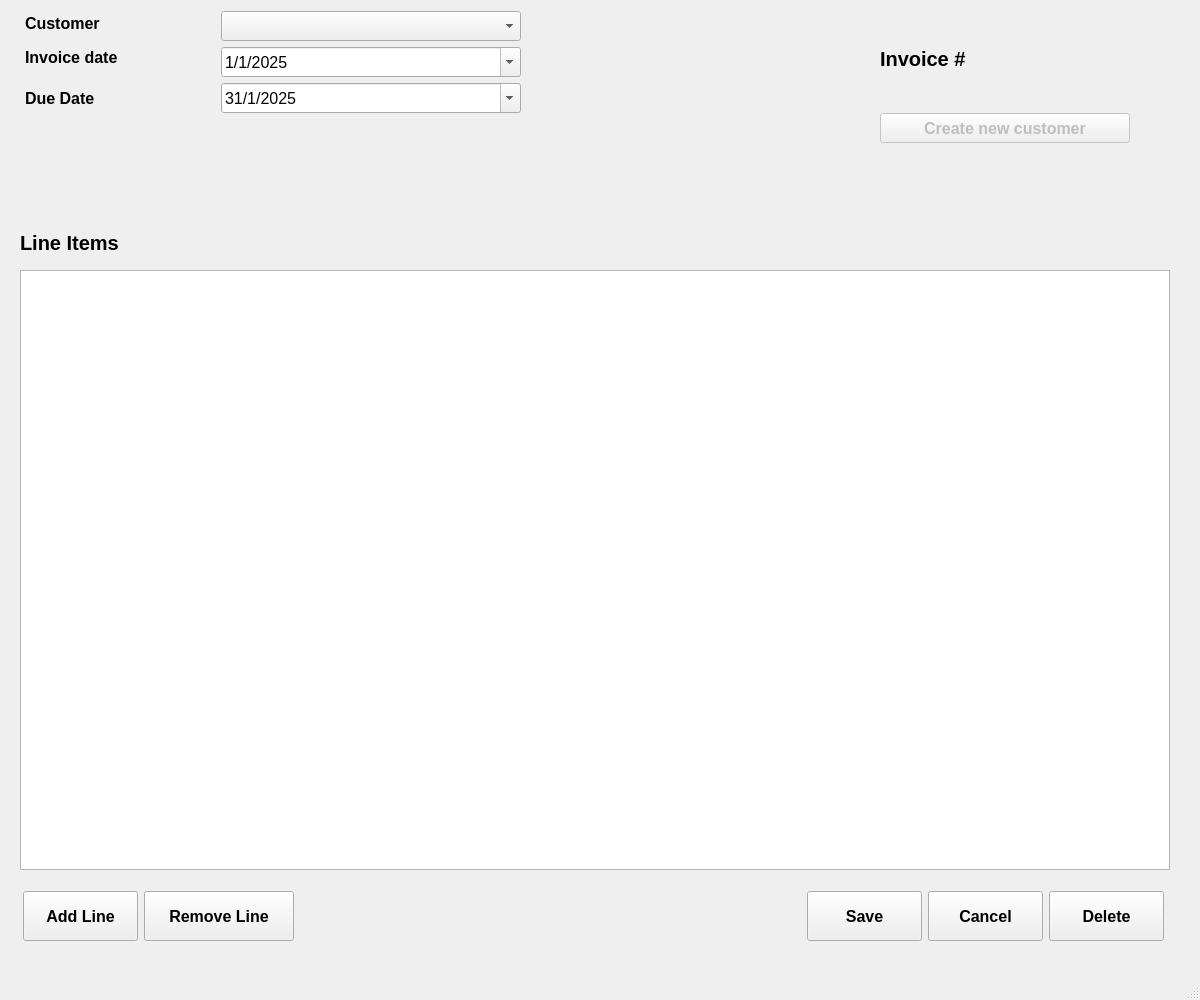
<?xml version="1.0" encoding="UTF-8"?>
<ui version="4.0">
 <class>invoiceView</class>
 <widget class="QMainWindow" name="invoiceView">
  <property name="geometry">
   <rect>
    <x>0</x>
    <y>0</y>
    <width>1200</width>
    <height>1000</height>
   </rect>
  </property>
  <property name="minimumSize">
   <size>
    <width>1200</width>
    <height>1000</height>
   </size>
  </property>
  <property name="maximumSize">
   <size>
    <width>1200</width>
    <height>1000</height>
   </size>
  </property>
  <property name="windowTitle">
   <string>MainWindow</string>
  </property>
  <widget class="QWidget" name="centralwidget">
   <widget class="QTableView" name="invoice_lines_table_view">
    <property name="geometry">
     <rect>
      <x>20</x>
      <y>270</y>
      <width>1150</width>
      <height>600</height>
     </rect>
    </property>
    <property name="sizePolicy">
     <sizepolicy hsizetype="Expanding" vsizetype="Expanding">
      <horstretch>0</horstretch>
      <verstretch>0</verstretch>
     </sizepolicy>
    </property>
    <property name="minimumSize">
     <size>
      <width>1150</width>
      <height>600</height>
     </size>
    </property>
    <property name="maximumSize">
     <size>
      <width>1100</width>
      <height>600</height>
     </size>
    </property>
    <property name="editTriggers">
     <set>QAbstractItemView::AnyKeyPressed|QAbstractItemView::DoubleClicked|QAbstractItemView::EditKeyPressed|QAbstractItemView::SelectedClicked</set>
    </property>
    <attribute name="horizontalHeaderCascadingSectionResizes">
     <bool>true</bool>
    </attribute>
    <attribute name="horizontalHeaderStretchLastSection">
     <bool>true</bool>
    </attribute>
   </widget>
   <widget class="QLabel" name="invoice_lines_label">
    <property name="geometry">
     <rect>
      <x>20</x>
      <y>230</y>
      <width>1150</width>
      <height>25</height>
     </rect>
    </property>
    <property name="sizePolicy">
     <sizepolicy hsizetype="MinimumExpanding" vsizetype="Preferred">
      <horstretch>0</horstretch>
      <verstretch>0</verstretch>
     </sizepolicy>
    </property>
    <property name="minimumSize">
     <size>
      <width>1150</width>
      <height>25</height>
     </size>
    </property>
    <property name="maximumSize">
     <size>
      <width>1150</width>
      <height>25</height>
     </size>
    </property>
    <property name="font">
     <font>
      <pointsize>15</pointsize>
      <weight>75</weight>
      <bold>true</bold>
     </font>
    </property>
    <property name="text">
     <string>Line Items</string>
    </property>
   </widget>
   <widget class="QWidget" name="layoutWidget">
    <property name="geometry">
     <rect>
      <x>23</x>
      <y>890</y>
      <width>1141</width>
      <height>52</height>
     </rect>
    </property>
    <layout class="QHBoxLayout" name="btn_hbox">
     <item>
      <widget class="QPushButton" name="add_line_btn">
       <property name="minimumSize">
        <size>
         <width>115</width>
         <height>50</height>
        </size>
       </property>
       <property name="maximumSize">
        <size>
         <width>115</width>
         <height>50</height>
        </size>
       </property>
       <property name="font">
        <font>
         <pointsize>12</pointsize>
         <weight>75</weight>
         <bold>true</bold>
        </font>
       </property>
       <property name="text">
        <string>Add Line</string>
       </property>
      </widget>
     </item>
     <item>
      <widget class="QPushButton" name="remove_line_btn">
       <property name="minimumSize">
        <size>
         <width>150</width>
         <height>50</height>
        </size>
       </property>
       <property name="maximumSize">
        <size>
         <width>150</width>
         <height>50</height>
        </size>
       </property>
       <property name="font">
        <font>
         <pointsize>12</pointsize>
         <weight>75</weight>
         <bold>true</bold>
        </font>
       </property>
       <property name="text">
        <string>Remove Line</string>
       </property>
      </widget>
     </item>
     <item>
      <spacer name="btn_spacer">
       <property name="orientation">
        <enum>Qt::Horizontal</enum>
       </property>
       <property name="sizeHint" stdset="0">
        <size>
         <width>1100</width>
         <height>20</height>
        </size>
       </property>
      </spacer>
     </item>
     <item>
      <widget class="QPushButton" name="save_btn">
       <property name="minimumSize">
        <size>
         <width>115</width>
         <height>50</height>
        </size>
       </property>
       <property name="maximumSize">
        <size>
         <width>115</width>
         <height>50</height>
        </size>
       </property>
       <property name="font">
        <font>
         <pointsize>12</pointsize>
         <weight>75</weight>
         <bold>true</bold>
        </font>
       </property>
       <property name="text">
        <string>Save</string>
       </property>
      </widget>
     </item>
     <item>
      <widget class="QPushButton" name="cancel_btn">
       <property name="minimumSize">
        <size>
         <width>115</width>
         <height>50</height>
        </size>
       </property>
       <property name="maximumSize">
        <size>
         <width>115</width>
         <height>50</height>
        </size>
       </property>
       <property name="font">
        <font>
         <pointsize>12</pointsize>
         <weight>75</weight>
         <bold>true</bold>
        </font>
       </property>
       <property name="text">
        <string>Cancel</string>
       </property>
      </widget>
     </item>
     <item>
      <widget class="QPushButton" name="delete_btn">
       <property name="minimumSize">
        <size>
         <width>115</width>
         <height>50</height>
        </size>
       </property>
       <property name="maximumSize">
        <size>
         <width>115</width>
         <height>50</height>
        </size>
       </property>
       <property name="font">
        <font>
         <pointsize>12</pointsize>
         <weight>75</weight>
         <bold>true</bold>
        </font>
       </property>
       <property name="text">
        <string>Delete</string>
       </property>
      </widget>
     </item>
    </layout>
   </widget>
   <widget class="QWidget" name="layoutWidget">
    <property name="geometry">
     <rect>
      <x>25</x>
      <y>11</y>
      <width>611</width>
      <height>191</height>
     </rect>
    </property>
    <layout class="QFormLayout" name="header_form">
     <property name="fieldGrowthPolicy">
      <enum>QFormLayout::FieldsStayAtSizeHint</enum>
     </property>
     <item row="1" column="1">
      <widget class="QComboBox" name="customer_cb">
       <property name="sizePolicy">
        <sizepolicy hsizetype="Preferred" vsizetype="Preferred">
         <horstretch>0</horstretch>
         <verstretch>0</verstretch>
        </sizepolicy>
       </property>
       <property name="minimumSize">
        <size>
         <width>300</width>
         <height>30</height>
        </size>
       </property>
       <property name="maximumSize">
        <size>
         <width>300</width>
         <height>30</height>
        </size>
       </property>
       <property name="font">
        <font>
         <pointsize>12</pointsize>
         <weight>50</weight>
         <bold>false</bold>
        </font>
       </property>
      </widget>
     </item>
     <item row="1" column="0">
      <widget class="QLabel" name="customer_label">
       <property name="minimumSize">
        <size>
         <width>120</width>
         <height>25</height>
        </size>
       </property>
       <property name="maximumSize">
        <size>
         <width>120</width>
         <height>20</height>
        </size>
       </property>
       <property name="font">
        <font>
         <pointsize>12</pointsize>
         <weight>75</weight>
         <bold>true</bold>
        </font>
       </property>
       <property name="text">
        <string>Customer</string>
       </property>
      </widget>
     </item>
     <item row="3" column="0">
      <widget class="QLabel" name="invoice_date_label">
       <property name="minimumSize">
        <size>
         <width>190</width>
         <height>20</height>
        </size>
       </property>
       <property name="maximumSize">
        <size>
         <width>190</width>
         <height>20</height>
        </size>
       </property>
       <property name="font">
        <font>
         <pointsize>12</pointsize>
         <weight>75</weight>
         <bold>true</bold>
        </font>
       </property>
       <property name="text">
        <string>Invoice date</string>
       </property>
      </widget>
     </item>
     <item row="3" column="1">
      <widget class="QDateEdit" name="invoice_date_edit">
       <property name="minimumSize">
        <size>
         <width>300</width>
         <height>30</height>
        </size>
       </property>
       <property name="maximumSize">
        <size>
         <width>300</width>
         <height>30</height>
        </size>
       </property>
       <property name="font">
        <font>
         <pointsize>12</pointsize>
        </font>
       </property>
       <property name="displayFormat">
        <string>d/M/yyyy</string>
       </property>
       <property name="calendarPopup">
        <bool>true</bool>
       </property>
       <property name="date">
        <date>
         <year>2025</year>
         <month>1</month>
         <day>1</day>
        </date>
       </property>
      </widget>
     </item>
     <item row="4" column="0">
      <widget class="QLabel" name="due_date_label">
       <property name="font">
        <font>
         <pointsize>12</pointsize>
         <weight>75</weight>
         <bold>true</bold>
        </font>
       </property>
       <property name="text">
        <string>Due Date</string>
       </property>
      </widget>
     </item>
     <item row="4" column="1">
      <widget class="QDateEdit" name="due_date_edit">
       <property name="minimumSize">
        <size>
         <width>300</width>
         <height>30</height>
        </size>
       </property>
       <property name="maximumSize">
        <size>
         <width>300</width>
         <height>30</height>
        </size>
       </property>
       <property name="font">
        <font>
         <pointsize>12</pointsize>
        </font>
       </property>
       <property name="displayFormat">
        <string>d/M/yyyy</string>
       </property>
       <property name="calendarPopup">
        <bool>true</bool>
       </property>
       <property name="date">
        <date>
         <year>2025</year>
         <month>1</month>
         <day>31</day>
        </date>
       </property>
      </widget>
     </item>
    </layout>
   </widget>
   <widget class="QWidget" name="layoutWidget">
    <property name="geometry">
     <rect>
      <x>880</x>
      <y>10</y>
      <width>291</width>
      <height>171</height>
     </rect>
    </property>
    <layout class="QVBoxLayout" name="header_vbox">
     <item>
      <widget class="QLabel" name="invoice_number_label">
       <property name="minimumSize">
        <size>
         <width>250</width>
         <height>25</height>
        </size>
       </property>
       <property name="maximumSize">
        <size>
         <width>250</width>
         <height>25</height>
        </size>
       </property>
       <property name="font">
        <font>
         <pointsize>15</pointsize>
         <weight>75</weight>
         <bold>true</bold>
        </font>
       </property>
       <property name="text">
        <string>Invoice #</string>
       </property>
      </widget>
     </item>
     <item>
      <widget class="QPushButton" name="add_client_btn">
       <property name="enabled">
        <bool>false</bool>
       </property>
       <property name="sizePolicy">
        <sizepolicy hsizetype="MinimumExpanding" vsizetype="Preferred">
         <horstretch>0</horstretch>
         <verstretch>0</verstretch>
        </sizepolicy>
       </property>
       <property name="minimumSize">
        <size>
         <width>200</width>
         <height>30</height>
        </size>
       </property>
       <property name="maximumSize">
        <size>
         <width>250</width>
         <height>30</height>
        </size>
       </property>
       <property name="font">
        <font>
         <pointsize>12</pointsize>
         <weight>75</weight>
         <bold>true</bold>
        </font>
       </property>
       <property name="text">
        <string>Create new customer</string>
       </property>
      </widget>
     </item>
    </layout>
   </widget>
  </widget>
  <widget class="QMenuBar" name="menubar">
   <property name="geometry">
    <rect>
     <x>0</x>
     <y>0</y>
     <width>1200</width>
     <height>26</height>
    </rect>
   </property>
  </widget>
  <widget class="QStatusBar" name="statusbar"/>
 </widget>
 <resources/>
 <connections>
  <connection>
   <sender>cancel_btn</sender>
   <signal>clicked()</signal>
   <receiver>invoiceView</receiver>
   <slot>close()</slot>
   <hints>
    <hint type="sourcelabel">
     <x>188</x>
     <y>871</y>
    </hint>
    <hint type="destinationlabel">
     <x>586</x>
     <y>464</y>
    </hint>
   </hints>
  </connection>
 </connections>
</ui>
